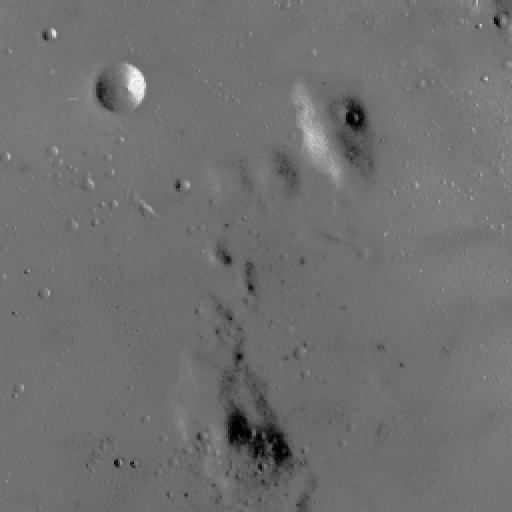
#> input picture skimage.data.moon(), 512 x 512 px
$ jupyter execute plot_equalize.ipynb   (shell and % lines are left out)
#> lines starting #> are read from the running program, lines starting #| are printed output that depends on the picture
# Histogram Equalization

This examples enhances an image with low contrast, using a method called
*histogram equalization*, which "spreads out the most frequent intensity
values" in an image [1]_. The equalized image has a roughly linear cumulative
distribution function.

While histogram equalization has the advantage that it requires no parameters,
it sometimes yields unnatural looking images.  An alternative method is
*contrast stretching*, where the image is rescaled to include all intensities
that fall within the 2nd and 98th percentiles [2]_.

.. [1] http://en.wikipedia.org/wiki/Histogram_equalization
.. [2] http://homepages.inf.ed.ac.uk/rbf/HIPR2/stretch.htm

[cell 1]
import matplotlib
import matplotlib.pyplot as plt
import numpy as np

from skimage import data, img_as_float
from skimage import exposure


matplotlib.rcParams['font.size'] = 8


def plot_img_and_hist(image, axes, bins=256):
    """Plot an image along with its histogram and cumulative histogram.

    """
    image = img_as_float(image)
    ax_img, ax_hist = axes
    ax_cdf = ax_hist.twinx()

    # Display image
    ax_img.imshow(image, cmap=plt.cm.gray)
    ax_img.set_axis_off()
    ax_img.set_adjustable('box-forced')

    # Display histogram
    ax_hist.hist(image.ravel(), bins=bins, histtype='step', color='black')
    ax_hist.ticklabel_format(axis='y', style='scientific', scilimits=(0, 0))
    ax_hist.set_xlabel('Pixel intensity')
    ax_hist.set_xlim(0, 1)
    ax_hist.set_yticks([])

    # Display cumulative distribution
    img_cdf, bins = exposure.cumulative_distribution(image, bins)
    ax_cdf.plot(bins, img_cdf, 'r')
    ax_cdf.set_yticks([])

    return ax_img, ax_hist, ax_cdf


# Load an example image
img = data.moon()
#> img is the input picture: shape (512, 512); min 0, max 255, mean 112.2

# Contrast stretching
p2, p98 = np.percentile(img, (2, 98))
#> p2 = 78; p98 = 129
img_rescale = exposure.rescale_intensity(img, in_range=(p2, p98))
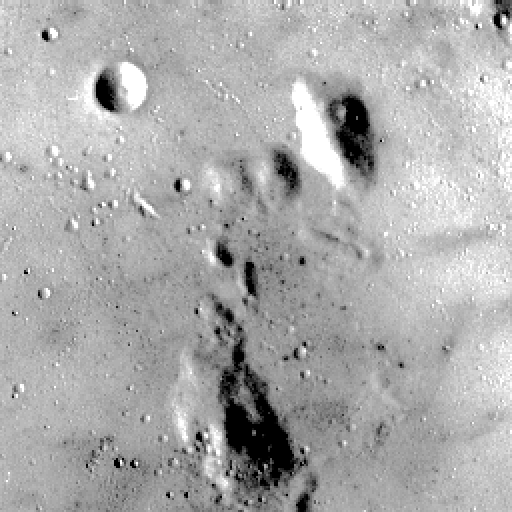
#> img_rescale: shape (512, 512); min 0, max 255, mean 171.5

# Equalization
img_eq = exposure.equalize_hist(img)
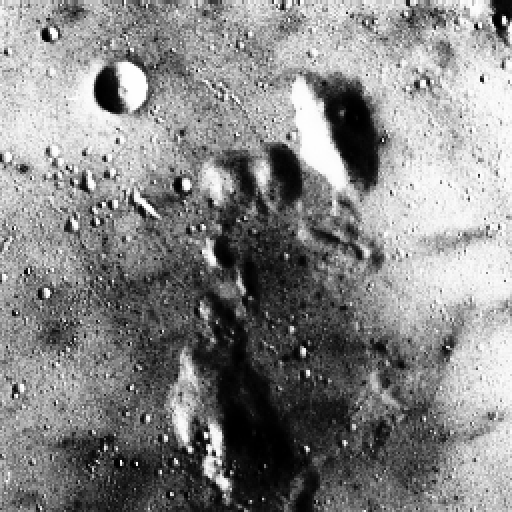
#> img_eq: shape (512, 512) float64; min 0.000916, max 1, mean 0.525

# Adaptive Equalization
img_adapteq = exposure.equalize_adapthist(img, clip_limit=0.03)
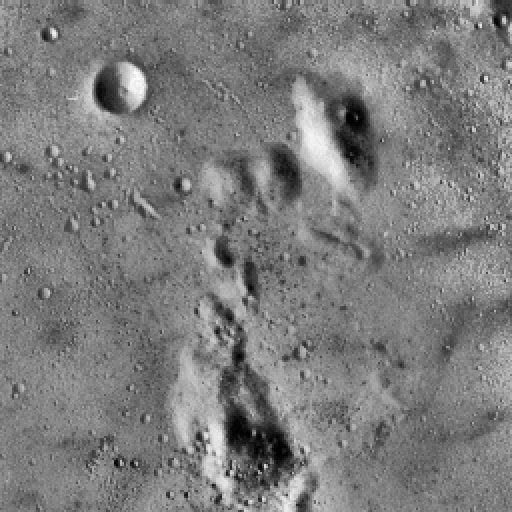
#> img_adapteq: shape (512, 512) float64; min 0, max 1, mean 0.489

# Display results
fig = plt.figure(figsize=(8, 5))
axes = np.zeros((2, 4), dtype=np.object)
axes[0, 0] = fig.add_subplot(2, 4, 1)
for i in range(1, 4):
    axes[0, i] = fig.add_subplot(2, 4, 1+i, sharex=axes[0,0], sharey=axes[0,0])
for i in range(0, 4):
    axes[1, i] = fig.add_subplot(2, 4, 5+i)

ax_img, ax_hist, ax_cdf = plot_img_and_hist(img, axes[:, 0])
#> in plot_img_and_hist, `img_cdf, bins = exposure.cumulative_distribution(image, bins)`: img_cdf = 256 values from 0.000916 to 1; bins = 256 values from 0.00195 to 0.998
ax_img.set_title('Low contrast image')

y_min, y_max = ax_hist.get_ylim()
#> y_min = 0; y_max = 24460.8
ax_hist.set_ylabel('Number of pixels')
ax_hist.set_yticks(np.linspace(0, y_max, 5))

ax_img, ax_hist, ax_cdf = plot_img_and_hist(img_rescale, axes[:, 1])
ax_img.set_title('Contrast stretching')

ax_img, ax_hist, ax_cdf = plot_img_and_hist(img_eq, axes[:, 2])
ax_img.set_title('Histogram equalization')

ax_img, ax_hist, ax_cdf = plot_img_and_hist(img_adapteq, axes[:, 3])
ax_img.set_title('Adaptive equalization')

ax_cdf.set_ylabel('Fraction of total intensity')
ax_cdf.set_yticks(np.linspace(0, 1, 5))

# prevent overlap of y-axis labels
fig.tight_layout()
plt.show()
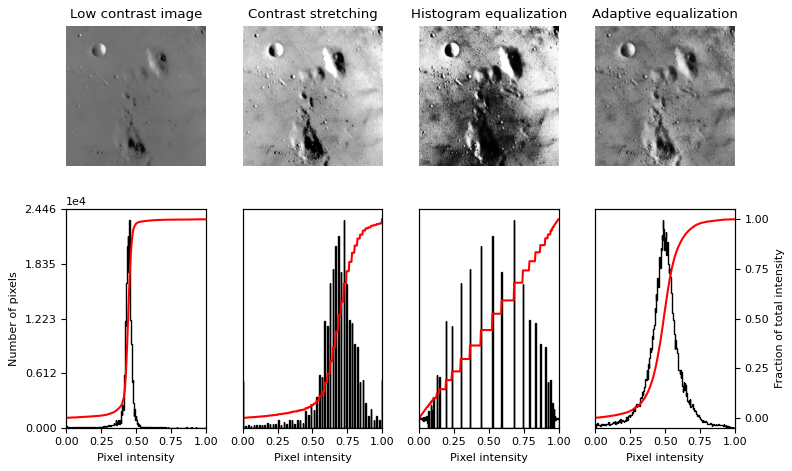
#> figure drawn by matplotlib, 12 panels; panel 12: curve peaks at x = 0.998, y = 1

# 学习部分

[cell 2]
import matplotlib
import matplotlib.pyplot as plt
import numpy as np

from skimage import data, img_as_float,io
from skimage import exposure

matplotlib.rcParams['font.size'] = 8

def plot_img_and_hist(image, axes, bins=256):
    """Plot an image along with its histogram and cumulative histogram.

    """
    image = img_as_float(image)
    ax_img, ax_hist = axes
    ax_cdf = ax_hist.twinx()

    # Display image
    ax_img.imshow(image, cmap=plt.cm.gray)
    ax_img.set_axis_off()
    ax_img.set_adjustable('box-forced')

    # Display histogram
    ax_hist.hist(image.ravel(), bins=bins, histtype='step', color='black')
    ax_hist.ticklabel_format(axis='y', style='scientific', scilimits=(0, 0))
    ax_hist.set_xlabel('Pixel intensity')
    ax_hist.set_xlim(0, 1)
    ax_hist.set_yticks([])

    # Display cumulative distribution
    img_cdf, bins = exposure.cumulative_distribution(image, bins)
    ax_cdf.plot(bins, img_cdf, 'r')
    ax_cdf.set_yticks([])

    return ax_img, ax_hist, ax_cdf


# Load an example image
img = io.imread('../test_image.jpg')
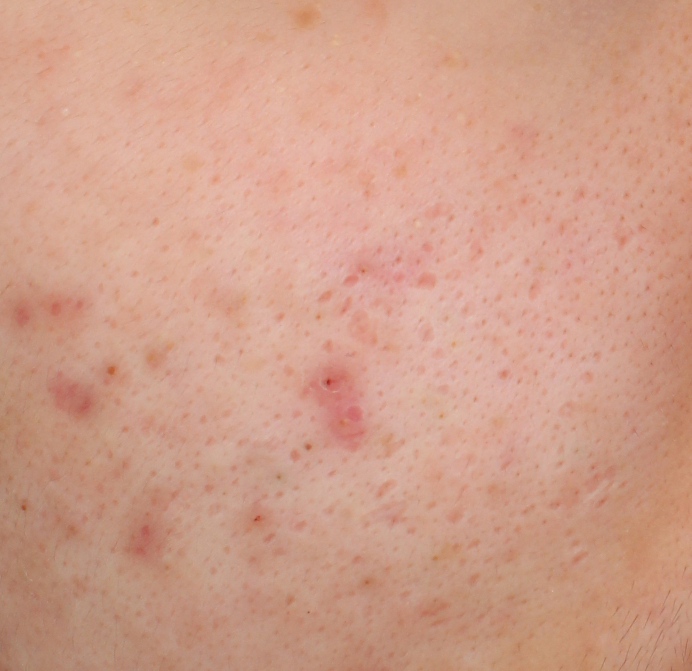
#> input picture test_image.jpg, 1383 x 1341 px (shown at 1/2 size)
#> img is the input picture: shape (1341, 1383, 3); mean R, G, B 207.9, 158.2, 138.3

# Contrast stretching
p2, p98 = np.percentile(img, (2, 98))
#> p2 = 111; p98 = 226
img_rescale = exposure.rescale_intensity(img, in_range=(p2, p98))
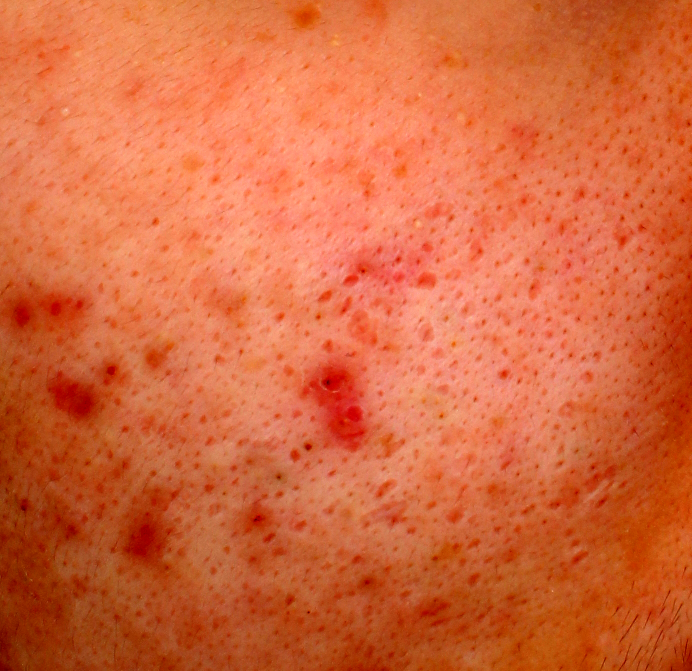
#> img_rescale: shape (1341, 1383, 3) (shown at 1/2 size); mean R, G, B 214.1, 104.2, 60.8

# Equalization
img_eq = exposure.equalize_hist(img)
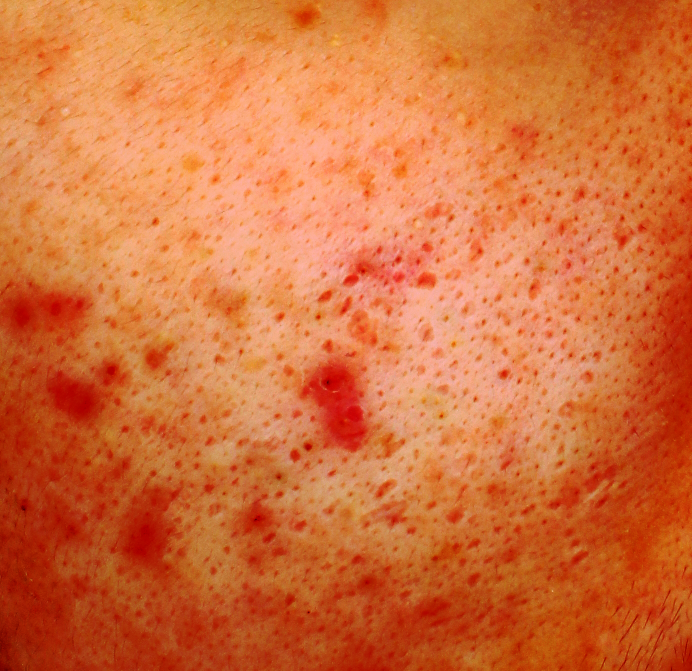
#> img_eq: shape (1341, 1383, 3) float64 (shown at 1/2 size); mean R, G, B 0.836, 0.443, 0.236

# Adaptive Equalization
img_adapteq = exposure.equalize_adapthist(img, clip_limit=0.03)
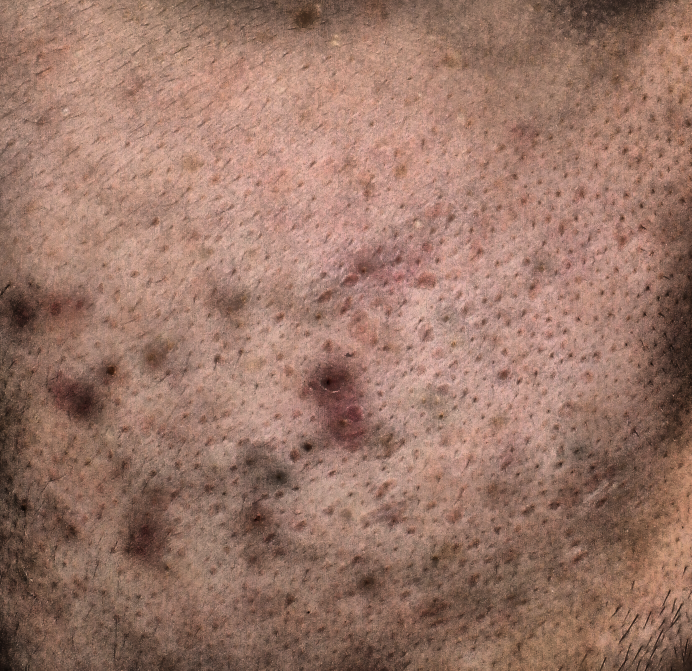
#> img_adapteq: shape (1341, 1383, 3) float64 (shown at 1/2 size); mean R, G, B 0.609, 0.466, 0.409

# Display results
fig = plt.figure(figsize=(8, 5))
axes = np.zeros((2, 4), dtype=np.object)
axes[0, 0] = fig.add_subplot(2, 4, 1)
for i in range(1, 4):
    axes[0, i] = fig.add_subplot(2, 4, 1+i, sharex=axes[0,0], sharey=axes[0,0])
for i in range(0, 4):
    axes[1, i] = fig.add_subplot(2, 4, 5+i)

ax_img, ax_hist, ax_cdf = plot_img_and_hist(img, axes[:, 0])
#> in plot_img_and_hist, `img_cdf, bins = exposure.cumulative_distribution(image, bins)`: img_cdf = 256 values from 1.8e-07 to 1; bins = 256 values from 0.0762 to 0.955
ax_img.set_title('Low contrast image')

y_min, y_max = ax_hist.get_ylim()
#> y_max = 84949.2
ax_hist.set_ylabel('Number of pixels')
ax_hist.set_yticks(np.linspace(0, y_max, 5))

ax_img, ax_hist, ax_cdf = plot_img_and_hist(img_rescale, axes[:, 1])
ax_img.set_title('Contrast stretching')

ax_img, ax_hist, ax_cdf = plot_img_and_hist(img_eq, axes[:, 2])
ax_img.set_title('Histogram equalization')

ax_img, ax_hist, ax_cdf = plot_img_and_hist(img_adapteq, axes[:, 3])
ax_img.set_title('Adaptive equalization')

ax_cdf.set_ylabel('Fraction of total intensity')
ax_cdf.set_yticks(np.linspace(0, 1, 5))

# prevent overlap of y-axis labels
fig.tight_layout()
plt.show()
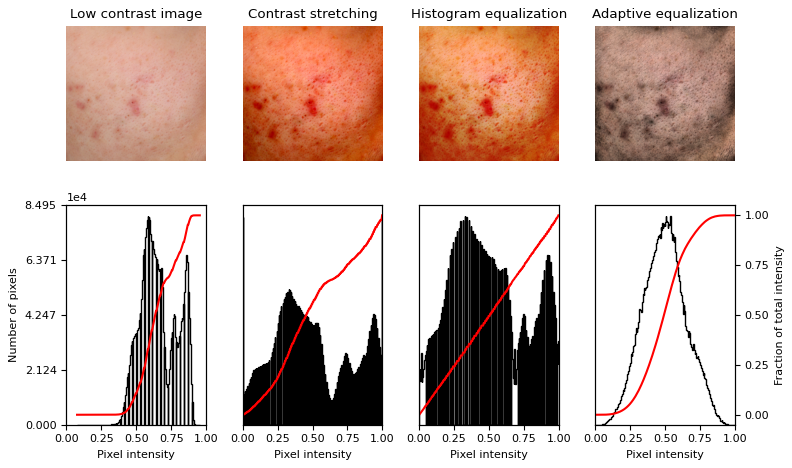
#> figure drawn by matplotlib, 12 panels; panel 12: curve peaks at x = 0.998, y = 1
